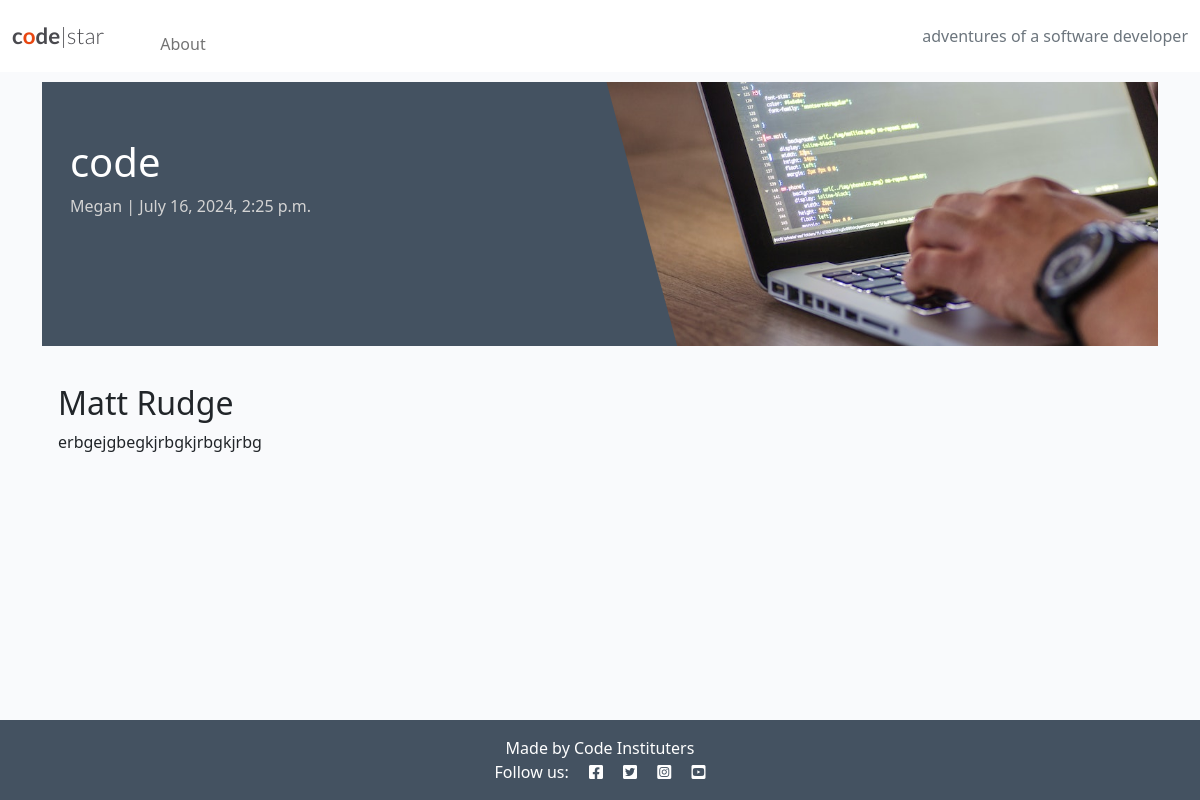
The page /code/ on the database its author committed.
### blog/models.py (models this page shows, shortened)
class Post(models.Model):
    title = models.CharField(max_length=200, unique=True)
    slug = models.SlugField(max_length=200, unique=True)
    author = models.ForeignKey(
        User,
        on_delete=models.CASCADE,
        related_name="blog_posts"
    )
    content = models.TextField()
    created_on = models.DateTimeField(auto_now_add=True)
    status = models.IntegerField(choices=STATUS, default=0)
    excerpt = models.TextField(blank=True)
    updated_on = models.DateTimeField(auto_now=True)
    class Meta:
        ordering = ["-created_on"]

### blog/views.py (the view)
# urls.py: path('<slug:slug>/', views.post_detail, name="post_detail"),
def post_detail(request, slug):
    queryset = Post.objects.filter(status=1)
    post = get_object_or_404(queryset, slug=slug)
    return render(
        request,
        "blog/post_detail.html",
        {"post": post,
         "coder": "Matt Rudge"},
    )

### blog/templates/blog/post_detail.html
{% extends 'base.html' %} {% block content %}
{% load static %}
<div class="masthead">
    <div class="container">
        <div class="row g-0">
            <div class="col-md-6 masthead-text">
                <h1 class="post-title">{{ post.title }}</h1>
                <p class="post-subtitle">{{ post.author }} | {{ post.created_on }}</p>
            </div>
            <div class="d-none d-md-block col-md-6 masthead-image">
                <img src="{% static 'images/default.jpg' %}" class="scale" alt="placeholder">
            </div>
        </div>
    </div>
</div>
<div class="container">
    <div class="row">
        <div class="col card mb-4  mt-3 left  top">
            <div class="card-body">
                <h2>{{ coder }}</h2>
                <p class="card-text">
                    {{ post.content | safe }}
                </p>
            </div>
        </div>
    </div>
</div>
{% endblock content %}

### static/css/style.css (style rules this page uses)
body { background-color: #F9FAFC; }
.main-bg { background-color: #F9FAFC; }
.card { border: none; background-color: transparent; }
.scale { width: 100%; height: auto; }
.masthead { margin-top: 10px; overflow: hidden; position: relative; display: inline-block; height: 33vh; width: 100%; }
.masthead-text { background-color: #445261; color: white; position: relative; }
.masthead-image { position: relative; overflow: hidden; }
.masthead-image:after { content: ""; position: absolute; top: 0; right: 90%; height: 100%; width: 150%; background: #445261; -webkit-transform: skew(15deg); -moz-transform: skew(15deg); transform: skew(15deg); z-index: 100; }
.post-title { margin-top: 10%; margin-left: 5%; }
.post-subtitle { margin-left: 5%; color: lightgray; }

### rows shown on the page
Post: title "code", author "Megan", created_on "July 16, 2024, 2:25 p.m.", content "erbgejgbegkjrbgkjrbgkjrbg"

### other values the page prints
{{ coder }} "Matt Rudge"
